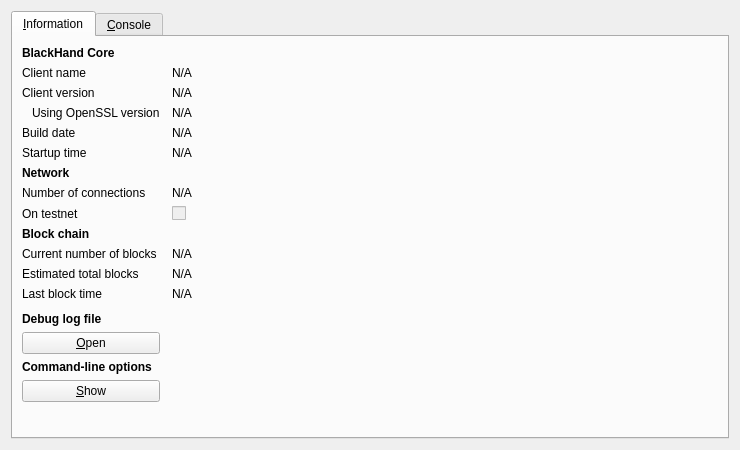
<?xml version="1.0" encoding="UTF-8"?>
<ui version="4.0">
 <class>RPCConsole</class>
 <widget class="QDialog" name="RPCConsole">
  <property name="geometry">
   <rect>
    <x>0</x>
    <y>0</y>
    <width>740</width>
    <height>450</height>
   </rect>
  </property>
  <property name="windowTitle">
   <string>BlackHand - Debug window</string>
  </property>
  <layout class="QVBoxLayout" name="verticalLayout_2">
   <item>
    <widget class="QTabWidget" name="tabWidget">
     <property name="currentIndex">
      <number>0</number>
     </property>
     <widget class="QWidget" name="tab_info">
      <attribute name="title">
       <string>&amp;Information</string>
      </attribute>
      <layout class="QGridLayout" name="gridLayout" columnstretch="0,1">
       <property name="horizontalSpacing">
        <number>12</number>
       </property>
       <item row="0" column="0">
        <widget class="QLabel" name="label_9">
         <property name="font">
          <font>
           <weight>75</weight>
           <bold>true</bold>
          </font>
         </property>
         <property name="text">
          <string>BlackHand Core</string>
         </property>
        </widget>
       </item>
       <item row="1" column="0">
        <widget class="QLabel" name="label_5">
         <property name="text">
          <string>Client name</string>
         </property>
        </widget>
       </item>
       <item row="1" column="1">
        <widget class="QLabel" name="clientName">
         <property name="cursor">
          <cursorShape>IBeamCursor</cursorShape>
         </property>
         <property name="text">
          <string>N/A</string>
         </property>
         <property name="textFormat">
          <enum>Qt::PlainText</enum>
         </property>
         <property name="textInteractionFlags">
          <set>Qt::LinksAccessibleByMouse|Qt::TextSelectableByKeyboard|Qt::TextSelectableByMouse</set>
         </property>
        </widget>
       </item>
       <item row="2" column="0">
        <widget class="QLabel" name="label_6">
         <property name="text">
          <string>Client version</string>
         </property>
        </widget>
       </item>
       <item row="2" column="1">
        <widget class="QLabel" name="clientVersion">
         <property name="cursor">
          <cursorShape>IBeamCursor</cursorShape>
         </property>
         <property name="text">
          <string>N/A</string>
         </property>
         <property name="textFormat">
          <enum>Qt::PlainText</enum>
         </property>
         <property name="textInteractionFlags">
          <set>Qt::LinksAccessibleByMouse|Qt::TextSelectableByKeyboard|Qt::TextSelectableByMouse</set>
         </property>
        </widget>
       </item>
       <item row="3" column="0">
        <widget class="QLabel" name="label_14">
         <property name="text">
          <string>Using OpenSSL version</string>
         </property>
         <property name="indent">
          <number>10</number>
         </property>
        </widget>
       </item>
       <item row="3" column="1">
        <widget class="QLabel" name="openSSLVersion">
         <property name="cursor">
          <cursorShape>IBeamCursor</cursorShape>
         </property>
         <property name="text">
          <string>N/A</string>
         </property>
         <property name="textFormat">
          <enum>Qt::PlainText</enum>
         </property>
         <property name="textInteractionFlags">
          <set>Qt::LinksAccessibleByMouse|Qt::TextSelectableByKeyboard|Qt::TextSelectableByMouse</set>
         </property>
        </widget>
       </item>
       <item row="4" column="0">
        <widget class="QLabel" name="label_12">
         <property name="text">
          <string>Build date</string>
         </property>
        </widget>
       </item>
       <item row="4" column="1">
        <widget class="QLabel" name="buildDate">
         <property name="cursor">
          <cursorShape>IBeamCursor</cursorShape>
         </property>
         <property name="text">
          <string>N/A</string>
         </property>
         <property name="textFormat">
          <enum>Qt::PlainText</enum>
         </property>
         <property name="textInteractionFlags">
          <set>Qt::LinksAccessibleByMouse|Qt::TextSelectableByKeyboard|Qt::TextSelectableByMouse</set>
         </property>
        </widget>
       </item>
       <item row="5" column="0">
        <widget class="QLabel" name="label_13">
         <property name="text">
          <string>Startup time</string>
         </property>
        </widget>
       </item>
       <item row="5" column="1">
        <widget class="QLabel" name="startupTime">
         <property name="cursor">
          <cursorShape>IBeamCursor</cursorShape>
         </property>
         <property name="text">
          <string>N/A</string>
         </property>
         <property name="textFormat">
          <enum>Qt::PlainText</enum>
         </property>
         <property name="textInteractionFlags">
          <set>Qt::LinksAccessibleByMouse|Qt::TextSelectableByKeyboard|Qt::TextSelectableByMouse</set>
         </property>
        </widget>
       </item>
       <item row="6" column="0">
        <widget class="QLabel" name="label_11">
         <property name="font">
          <font>
           <weight>75</weight>
           <bold>true</bold>
          </font>
         </property>
         <property name="text">
          <string>Network</string>
         </property>
        </widget>
       </item>
       <item row="7" column="0">
        <widget class="QLabel" name="label_7">
         <property name="text">
          <string>Number of connections</string>
         </property>
        </widget>
       </item>
       <item row="7" column="1">
        <widget class="QLabel" name="numberOfConnections">
         <property name="cursor">
          <cursorShape>IBeamCursor</cursorShape>
         </property>
         <property name="text">
          <string>N/A</string>
         </property>
         <property name="textFormat">
          <enum>Qt::PlainText</enum>
         </property>
         <property name="textInteractionFlags">
          <set>Qt::LinksAccessibleByMouse|Qt::TextSelectableByKeyboard|Qt::TextSelectableByMouse</set>
         </property>
        </widget>
       </item>
       <item row="8" column="0">
        <widget class="QLabel" name="label_8">
         <property name="text">
          <string>On testnet</string>
         </property>
        </widget>
       </item>
       <item row="8" column="1">
        <widget class="QCheckBox" name="isTestNet">
         <property name="enabled">
          <bool>false</bool>
         </property>
         <property name="text">
          <string/>
         </property>
        </widget>
       </item>
       <item row="9" column="0">
        <widget class="QLabel" name="label_10">
         <property name="font">
          <font>
           <weight>75</weight>
           <bold>true</bold>
          </font>
         </property>
         <property name="text">
          <string>Block chain</string>
         </property>
        </widget>
       </item>
       <item row="10" column="0">
        <widget class="QLabel" name="label_3">
         <property name="text">
          <string>Current number of blocks</string>
         </property>
        </widget>
       </item>
       <item row="10" column="1">
        <widget class="QLabel" name="numberOfBlocks">
         <property name="cursor">
          <cursorShape>IBeamCursor</cursorShape>
         </property>
         <property name="text">
          <string>N/A</string>
         </property>
         <property name="textFormat">
          <enum>Qt::PlainText</enum>
         </property>
         <property name="textInteractionFlags">
          <set>Qt::LinksAccessibleByMouse|Qt::TextSelectableByKeyboard|Qt::TextSelectableByMouse</set>
         </property>
        </widget>
       </item>
       <item row="11" column="0">
        <widget class="QLabel" name="label_4">
         <property name="text">
          <string>Estimated total blocks</string>
         </property>
        </widget>
       </item>
       <item row="11" column="1">
        <widget class="QLabel" name="totalBlocks">
         <property name="cursor">
          <cursorShape>IBeamCursor</cursorShape>
         </property>
         <property name="text">
          <string>N/A</string>
         </property>
         <property name="textFormat">
          <enum>Qt::PlainText</enum>
         </property>
         <property name="textInteractionFlags">
          <set>Qt::LinksAccessibleByMouse|Qt::TextSelectableByKeyboard|Qt::TextSelectableByMouse</set>
         </property>
        </widget>
       </item>
       <item row="12" column="0">
        <widget class="QLabel" name="label_2">
         <property name="text">
          <string>Last block time</string>
         </property>
        </widget>
       </item>
       <item row="12" column="1">
        <widget class="QLabel" name="lastBlockTime">
         <property name="cursor">
          <cursorShape>IBeamCursor</cursorShape>
         </property>
         <property name="text">
          <string>N/A</string>
         </property>
         <property name="textFormat">
          <enum>Qt::PlainText</enum>
         </property>
         <property name="textInteractionFlags">
          <set>Qt::LinksAccessibleByMouse|Qt::TextSelectableByKeyboard|Qt::TextSelectableByMouse</set>
         </property>
        </widget>
       </item>
       <item row="13" column="0">
        <spacer name="verticalSpacer_2">
         <property name="orientation">
          <enum>Qt::Vertical</enum>
         </property>
         <property name="sizeHint" stdset="0">
          <size>
           <width>20</width>
           <height>20</height>
          </size>
         </property>
        </spacer>
       </item>
       <item row="14" column="0">
        <widget class="QLabel" name="labelDebugLogfile">
         <property name="font">
          <font>
           <weight>75</weight>
           <bold>true</bold>
          </font>
         </property>
         <property name="text">
          <string>Debug log file</string>
         </property>
        </widget>
       </item>
       <item row="15" column="0">
        <widget class="QPushButton" name="openDebugLogfileButton">
         <property name="toolTip">
          <string>Open the BlackHand debug log file from the current data directory. This can take a few seconds for large log files.</string>
         </property>
         <property name="text">
          <string>&amp;Open</string>
         </property>
         <property name="autoDefault">
          <bool>false</bool>
         </property>
        </widget>
       </item>
       <item row="16" column="0">
        <widget class="QLabel" name="labelCLOptions">
         <property name="font">
          <font>
           <weight>75</weight>
           <bold>true</bold>
          </font>
         </property>
         <property name="text">
          <string>Command-line options</string>
         </property>
        </widget>
       </item>
       <item row="17" column="0">
        <widget class="QPushButton" name="showCLOptionsButton">
         <property name="toolTip">
          <string>Show the BlackHand-Qt help message to get a list with possible BlackHand command-line options.</string>
         </property>
         <property name="text">
          <string>&amp;Show</string>
         </property>
         <property name="autoDefault">
          <bool>false</bool>
         </property>
        </widget>
       </item>
       <item row="18" column="0">
        <spacer name="verticalSpacer">
         <property name="orientation">
          <enum>Qt::Vertical</enum>
         </property>
         <property name="sizeHint" stdset="0">
          <size>
           <width>20</width>
           <height>40</height>
          </size>
         </property>
        </spacer>
       </item>
      </layout>
     </widget>
     <widget class="QWidget" name="tab_console">
      <attribute name="title">
       <string>&amp;Console</string>
      </attribute>
      <layout class="QVBoxLayout" name="verticalLayout_3">
       <property name="spacing">
        <number>3</number>
       </property>
       <item>
        <widget class="QTextEdit" name="messagesWidget">
         <property name="minimumSize">
          <size>
           <width>0</width>
           <height>100</height>
          </size>
         </property>
         <property name="readOnly">
          <bool>true</bool>
         </property>
         <property name="tabKeyNavigation" stdset="0">
          <bool>false</bool>
         </property>
         <property name="columnCount" stdset="0">
          <number>2</number>
         </property>
        </widget>
       </item>
       <item>
        <layout class="QHBoxLayout" name="horizontalLayout">
         <property name="spacing">
          <number>3</number>
         </property>
         <item>
          <widget class="QLabel" name="label">
           <property name="text">
            <string notr="true">&gt;</string>
           </property>
          </widget>
         </item>
         <item>
          <widget class="QLineEdit" name="lineEdit"/>
         </item>
         <item>
          <widget class="QPushButton" name="clearButton">
           <property name="maximumSize">
            <size>
             <width>24</width>
             <height>24</height>
            </size>
           </property>
           <property name="toolTip">
            <string>Clear console</string>
           </property>
           <property name="text">
            <string/>
           </property>
           <property name="icon">
            <iconset resource="../bitcoin.qrc">
             <normaloff>:/icons/remove</normaloff>:/icons/remove</iconset>
           </property>
           <property name="shortcut">
            <string notr="true">Ctrl+L</string>
           </property>
           <property name="autoDefault">
            <bool>false</bool>
           </property>
          </widget>
         </item>
        </layout>
       </item>
      </layout>
     </widget>
    </widget>
   </item>
  </layout>
 </widget>
 <resources>
  <include location="../bitcoin.qrc"/>
 </resources>
 <connections/>
</ui>
